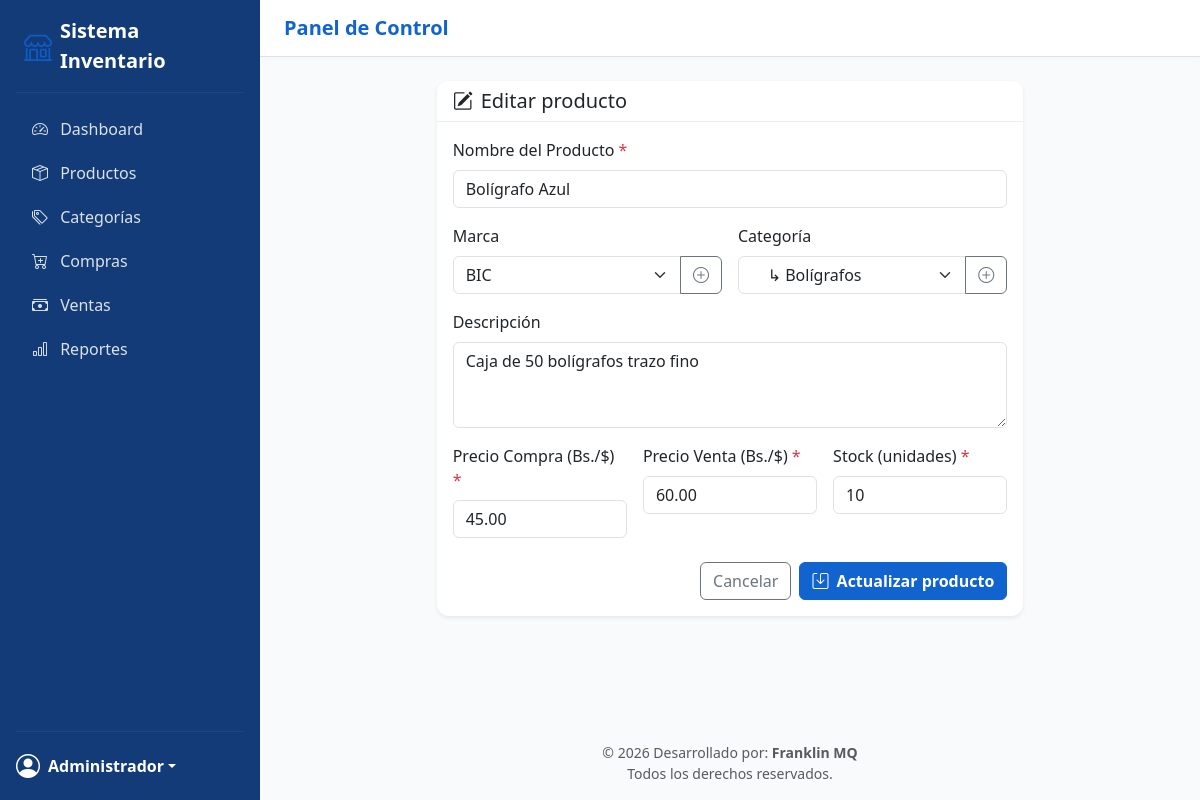
The page /index.php?action=producto-editar&id=2 (signed in) on the database its author committed.
### tables this page shows
CREATE TABLE productos (
    id INT AUTO_INCREMENT PRIMARY KEY,
    nombre VARCHAR(200) NOT NULL,
    descripcion TEXT NULL,
    categoria_id INT NULL,
    precio_compra DECIMAL(10,2) NOT NULL DEFAULT 0,
    precio_venta DECIMAL(10,2) NOT NULL DEFAULT 0,
    stock INT NOT NULL DEFAULT 0,
    marca_id INT NULL,
    imagen VARCHAR(255) NULL,
    creado_en TIMESTAMP DEFAULT CURRENT_TIMESTAMP,
    FOREIGN KEY (categoria_id) REFERENCES categorias(id) ON DELETE SET NULL,
    FOREIGN KEY (marca_id) REFERENCES marcas(id) ON DELETE SET NULL
);

CREATE TABLE marcas (
    id INT AUTO_INCREMENT PRIMARY KEY,
    nombre VARCHAR(100) NOT NULL UNIQUE
);

CREATE TABLE categorias (
    id INT AUTO_INCREMENT PRIMARY KEY,
    nombre VARCHAR(100) NOT NULL,
    parent_id INT NULL,
    FOREIGN KEY (parent_id) REFERENCES categorias(id) ON DELETE SET NULL
);

### app/core/Controller.php (called while the page is built, shortened)
<?php
class Controller
{
    protected function render(string $view, array $data = []): void
    {
        extract($data);
        $viewPath = __DIR__ . "/../views/{$view}.php";
        require __DIR__ . '/../views/layout/header.php';
        require $viewPath;
        require __DIR__ . '/../views/layout/footer.php';
    }
}

### app/controllers/ProductoController.php (called while the page is built, shortened)
<?php
require_once __DIR__ . '/../core/Controller.php';
require_once __DIR__ . '/../models/Producto.php';
class ProductoController extends Controller
{
    private Producto $productoModel;
    private Categoria $categoriaModel;
    private Marca $marcaModel;
    public function __construct()
    {
        $this->productoModel  = new Producto();
        $this->categoriaModel = new Categoria();
        $this->marcaModel     = new Marca();
    }
    public function editar(): void
    {
        $id       = (int) ($_GET['id'] ?? 0);
        $producto = $this->productoModel->obtenerPorId($id);
        $this->render('productos/edit', [
            'producto'   => $producto,
            'categorias' => $this->categoriaModel->obtenerTodas(),
            'marcas'     => $this->marcaModel->obtenerTodas(),
            'errores'    => [],
        ]);
    }
}

### app/config/database.php (called while the page is built)
<?php
return [
    'host'    => 'localhost',
    'dbname'  => 'libreria_inventario',
    'user'    => 'root',
    'pass'    => '',
    'charset' => 'utf8mb4',
];

### app/core/Database.php (called while the page is built)
<?php
class Database
{
    private static ?PDO $instance = null;
    public static function getConnection(): PDO
    {
        if (self::$instance === null) {
            $config = require __DIR__ . '/../config/database.php';
            $dsn = "mysql:host={$config['host']};dbname={$config['dbname']};charset={$config['charset']}";
            try {
                self::$instance = new PDO($dsn, $config['user'], $config['pass'], [
                    PDO::ATTR_ERRMODE            => PDO::ERRMODE_EXCEPTION,
                    PDO::ATTR_DEFAULT_FETCH_MODE => PDO::FETCH_ASSOC,
                    PDO::ATTR_EMULATE_PREPARES   => false,
                ]);
            } catch (PDOException $e) {
                die('Error de conexión a la base de datos: ' . $e->getMessage());
            }
        }
        return self::$instance;
    }
}

### app/models/Producto.php (called while the page is built, shortened)
<?php
require_once __DIR__ . '/../core/Database.php';
class Producto
{
    private PDO $db;
    public function __construct()
    {
        $this->db = Database::getConnection();
    }
    public function obtenerPorId(int $id): ?array
    {
        $stmt = $this->db->prepare(
            "SELECT p.*, c.nombre AS categoria_nombre, m.nombre AS marca_nombre
             FROM productos p
             LEFT JOIN categorias c ON c.id = p.categoria_id
             LEFT JOIN marcas m ON m.id = p.marca_id
             WHERE p.id = :id"
        );
        $stmt->execute([':id' => $id]);
        $producto = $stmt->fetch();
        return $producto ?: null;
    }
}

### app/models/Marca.php (called while the page is built, shortened)
<?php
require_once __DIR__ . '/../core/Database.php';
class Marca
{
    private PDO $db;
    public function __construct()
    {
        $this->db = Database::getConnection();
    }
    public function obtenerTodas(): array
    {
        return $this->db->query("SELECT * FROM marcas ORDER BY nombre ASC")->fetchAll();
    }
}

### app/models/Categoria.php (called while the page is built, shortened)
<?php
require_once __DIR__ . '/../core/Database.php';
class Categoria
{
    private PDO $db;
    public function __construct()
    {
        $this->db = Database::getConnection();
    }
    public function obtenerTodas(): array
    {
        return $this->db->query("SELECT * FROM categorias ORDER BY nombre ASC")->fetchAll();
    }
}

### app/views/productos/_form.php (the view, shortened to what this page needs)
<?php
$valores = $producto ?? $old ?? [];
$val = fn($campo) => htmlspecialchars($valores[$campo] ?? '');
?>
<div class="row g-3">
    <div class="col-md-12">
        <label class="form-label">Nombre del Producto <span class="text-danger">*</span></label>
        <input type="text" name="nombre" value="<?= $val('nombre') ?>"
               class="form-control <?= isset($errores['nombre']) ? 'is-invalid' : '' ?>">
    </div>
    <div class="col-md-6">
        <label class="form-label">Marca</label>
        <div class="input-group">
            <select name="marca_id" id="marca_id" class="form-select">
                <?php foreach ($marcas as $marca): ?>
                    <option value="<?= $marca['id'] ?>" <?= (($valores['marca_id'] ?? '') == $marca['id']) ? 'selected' : '' ?>>
                        <?= htmlspecialchars($marca['nombre']) ?>
                    </option>
                <?php endforeach; ?>
            </select>
            <button class="btn btn-outline-secondary" type="button" data-bs-toggle="modal" data-bs-target="#modalMarca" title="Nueva Marca">
                <i class="bi bi-plus-circle"></i>
            </button>
        </div>
    </div>
    <div class="col-md-6">
        <label class="form-label">Categoría</label>
        <div class="input-group">
            <select name="categoria_id" id="categoria_id" class="form-select">
                <?php
                $principales = array_filter($categorias, fn($c) => empty($c['parent_id']));
                $subcategorias = array_filter($categorias, fn($c) => !empty($c['parent_id']));
                ?>
                <?php foreach ($principales as $principal): ?>
                    <?php foreach ($subcategorias as $sub): ?>
                        <?php if ($sub['parent_id'] == $principal['id']): ?>
                            <option value="<?= $sub['id'] ?>" <?= (($valores['categoria_id'] ?? '') == $sub['id']) ? 'selected' : '' ?>>
                                &nbsp;&nbsp;&nbsp;&nbsp;&#8627; <?= htmlspecialchars($sub['nombre']) ?>
                            </option>
                        <?php endif; ?>
                    <?php endforeach; ?>
                <?php endforeach; ?>
            </select>
            <button class="btn btn-outline-secondary" type="button" data-bs-toggle="modal" data-bs-target="#modalCategoria" title="Nueva Categoría">
                <i class="bi bi-plus-circle"></i>
            </button>
        </div>
    </div>
    <div class="col-md-12">
        <label class="form-label">Descripción</label>
        <textarea name="descripcion" class="form-control" rows="3"><?= $val('descripcion') ?></textarea>
    </div>
    <div class="col-md-4">
        <label class="form-label">Precio Compra (Bs./$) <span class="text-danger">*</span></label>
        <input type="number" step="0.01" min="0" name="precio_compra" value="<?= $val('precio_compra') ?>"
               class="form-control <?= isset($errores['precio_compra']) ? 'is-invalid' : '' ?>">
    </div>
    <div class="col-md-4">
        <label class="form-label">Precio Venta (Bs./$) <span class="text-danger">*</span></label>
        <input type="number" step="0.01" min="0" name="precio_venta" value="<?= $val('precio_venta') ?>"
               class="form-control <?= isset($errores['precio_venta']) ? 'is-invalid' : '' ?>">
    </div>
    <div class="col-md-4">
        <label class="form-label">Stock (unidades) <span class="text-danger">*</span></label>
        <input type="number" min="0" name="stock" value="<?= $val('stock') ?>"
               class="form-control <?= isset($errores['stock']) ? 'is-invalid' : '' ?>">
    </div>
</div>

### public/assets/css/style.css (style rules this page uses)
:root { --brand-dark: #123B78; --brand-primary: #1164CF; --brand-hover: #1C4689; --brand-accent: #0F5CC7; --bg-soft: #F8FAFC; --text-gray: #667085; }

### rows shown on the page
productos: nombre "Bolígrafo Azul", marca_id "BIC", categoria_id "↳ Bolígrafos", descripcion "Caja de 50 bolígrafos trazo fino", precio_compra "45.00", precio_venta "60.00", stock "10"

### other values the page prints
$_SESSION['user_name'] "Administrador"
